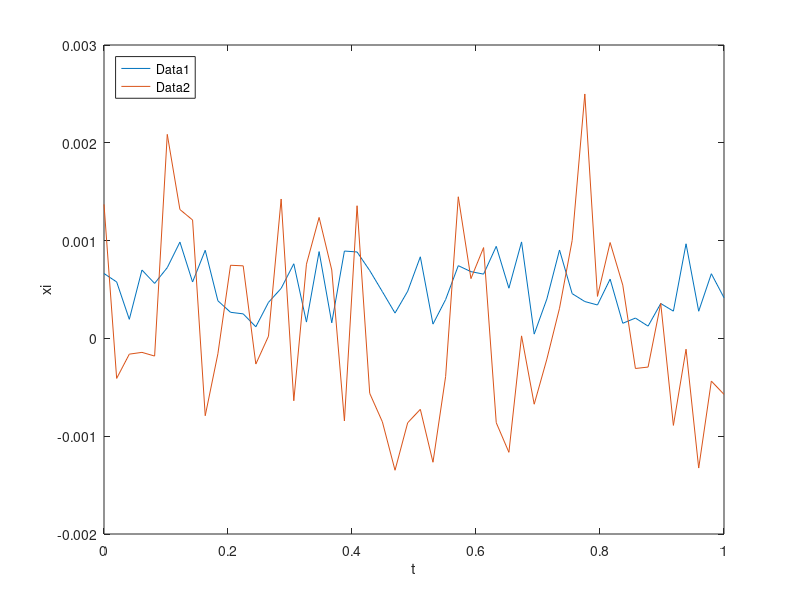

Write MATLAB code to recreate this figure. (Note: this script raises an error after producing the figure.)
close all; clear;

% equidistant time step vector
numPoints = 50;
timeStepVector = linspace(0,1,numPoints)';

% generate random data
data1 = 0.001*rand(1,numPoints);
data2 = 0.001*randn(1,numPoints);

% plot data
figure; hold on; box on;
h1 = plot(timeStepVector,data1);
h2 = plot(timeStepVector,data2);
xlabel('t');
ylabel('xi');
legend([h1,h2],'Data1','Data2','Location','northwest');

matlab2tikz('simpleplot.tikz');